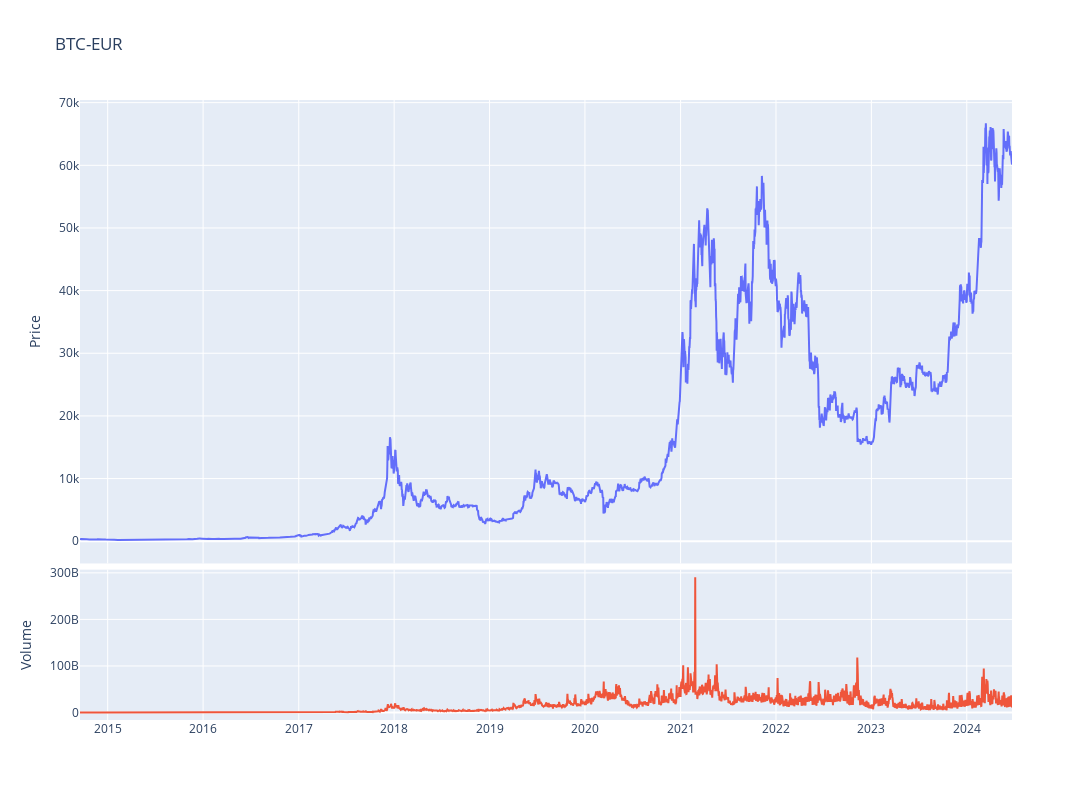

Notebook code cell kept with this figure:
### Code cell
fig = make_subplots(rows=4, cols=1,shared_xaxes=True,vertical_spacing=0.01,specs=[[{'rowspan':3,'colspan':1}],[None],[None],[{'rowspan':1,'colspan':1}]])

# Graph (1,1)
fig.add_trace(go.Scatter(x=stock_ticker.index,y=stock_ticker['Adj Close'],mode="lines",name=f"{ticker}"),row=1, col=1)
# Update xaxis properties
fig.update_yaxes(title_text="Price", row=1, col=1)

# Graph (4,1)
fig.add_trace(go.Scatter(x=stock_ticker.index,y=stock_ticker['Volume'],mode="lines",name='Volume'),row=4, col=1)
fig.update_yaxes(title_text="Volume", row=4, col=1)

fig.update_layout(height=800, width=1300,showlegend=False,title=f"{ticker}")

fig.show()

### Figure 1 — Plotly figure (JSON) as saved in the notebook; plotly's stock layout.template omitted (floating-point values rounded to 4 significant figures; data arrays with more than 128 entries replaced by an {"elided": "..."} marker saying what was removed)
{"data": [{"mode": "lines", "name": "BTC-EUR", "type": "scatter", "x": {"elided": "3567 str values"}, "xaxis": "x", "y": {"elided": "3567 float values"}, "yaxis": "y"}, {"mode": "lines", "name": "Volume", "type": "scatter", "x": {"elided": "3567 str values"}, "xaxis": "x2", "y": {"elided": "3567 int values"}, "yaxis": "y2"}], "layout": {"height": 800, "showlegend": false, "title": {"text": "BTC-EUR"}, "width": 1300, "xaxis": {"anchor": "y", "domain": [0, 1], "matches": "x2", "showticklabels": false}, "xaxis2": {"anchor": "y2", "domain": [0, 1]}, "yaxis": {"anchor": "x", "domain": [0.2525, 1], "title": {"text": "Price"}}, "yaxis2": {"anchor": "x2", "domain": [0, 0.2425], "title": {"text": "Volume"}}}}
